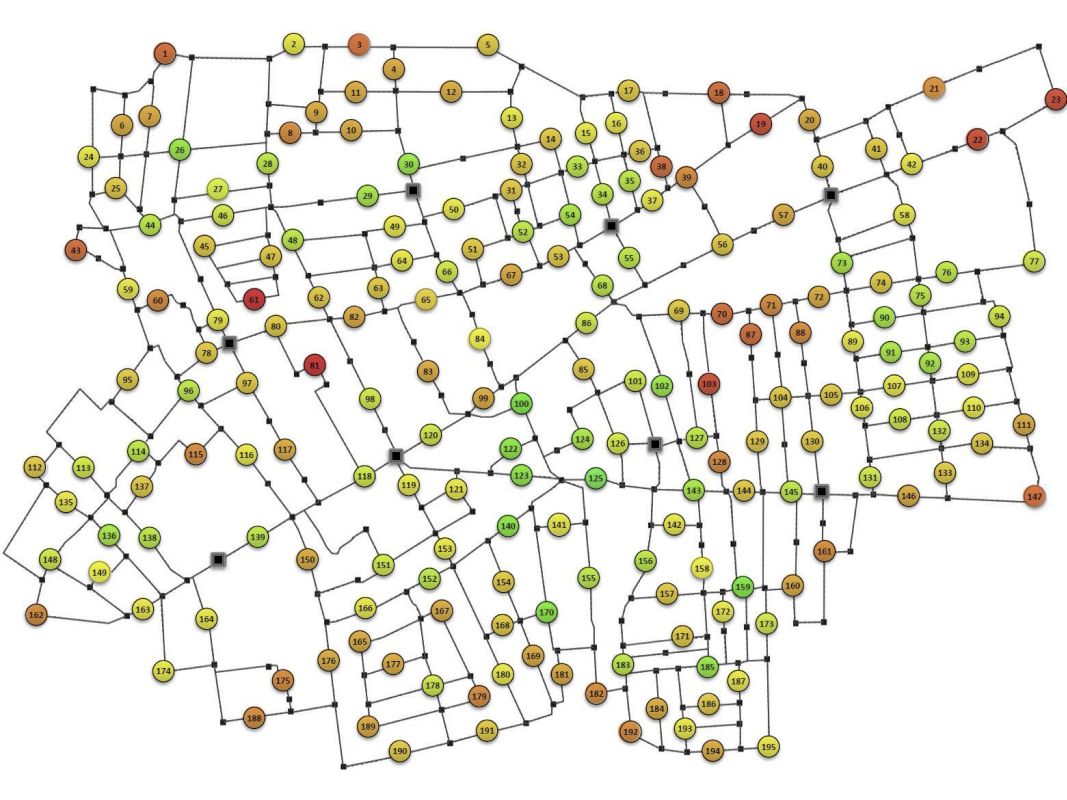
#> input picture input.png, 2133 x 1600 px (shown at 1/2 size)
$ python find_nodes_and_edges.py   (older library calls are emulated)
#> lines starting #> are read from the running program, lines starting #| are printed output that depends on the picture; after the words box and inside, x2 and y2 are one past the last pixel; in counts of white or black regions, pixels touching at a corner belong together
import cv2
import imutils
import numpy as np

input_path = 'input.png'


def label_contour(image, contour, label, font_color=(0, 0, 255)):
    """put a text label at the center of a contour

    :param image: image to draw label on
    :param contour: contour of interest (will derive center for putting text)
    :param label: text to write on contour
    :param font_color: text font color as BGR tuple
    :return: None. modifies input image in place
    """
    moments = cv2.moments(contour)
    x_center = int(moments["m10"] / moments["m00"])
    y_center = int(moments["m01"] / moments["m00"])
    cv2.putText(image,
                f'{label}',
                (x_center, y_center),
                cv2.FONT_HERSHEY_SIMPLEX,
                1.25,
                font_color,
                4)


# read image and convert to grayscale
im = cv2.imread(input_path)
#> im is the input picture: shape (1600, 2133, 3); mean B, G, R 228.3, 236.2, 236.9
im = imutils.resize(im, width=800)
#> im: shape (600, 800, 3)
gray = cv2.cvtColor(im, cv2.COLOR_BGR2GRAY)

# threshold image to more isolate edges and nodes
_, threshed_nodes = cv2.threshold(gray, 220, 255, cv2.THRESH_BINARY)
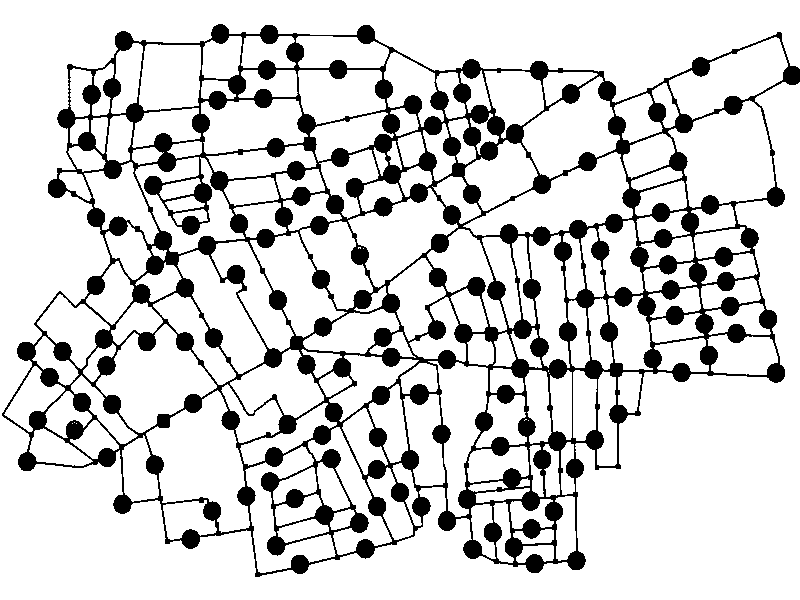
#> threshed_nodes: shape (600, 800); 83.1% white; 1 black region, box (x1, y1, x2, y2) and area: (2, 24, 800, 577) 81200
_, black_blobs = cv2.threshold(gray, 5, 255, cv2.THRESH_BINARY)
#> black_blobs: shape (600, 800); 100% white; 8 black regions (3 under 20 px), largest, box (x1, y1, x2, y2) and area: (295, 339, 300, 345) 30, (621, 144, 626, 149) 24, (456, 167, 461, 172) 24, (614, 366, 619, 371) 21, (489, 331, 494, 335) 20

# further isolate nodes
threshed_nodes = cv2.bitwise_xor(threshed_nodes, black_blobs)
#> threshed_nodes: shape (600, 800); 16.9% white; 1 white region, box (x1, y1, x2, y2) and area: (2, 24, 800, 577) 81031
threshed_nodes = cv2.erode(threshed_nodes, None)
#> threshed_nodes: shape (600, 800); 9.2% white; 422 white regions (219 under 20 px), largest, box (x1, y1, x2, y2) and area: (155, 134, 175, 171) 424, (638, 292, 655, 321) 241, (411, 385, 428, 404) 241
threshed_nodes = cv2.morphologyEx(threshed_nodes, cv2.MORPH_OPEN, np.ones((3, 3), dtype=np.uint8))
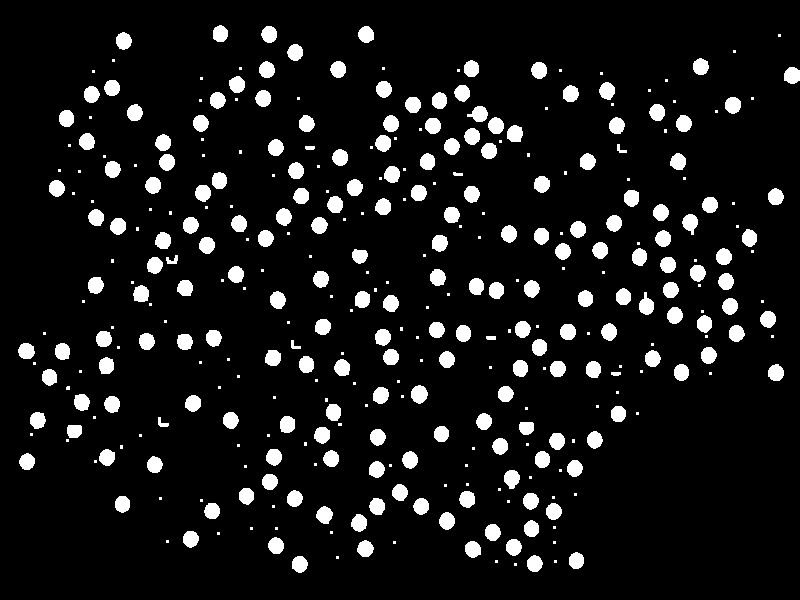
#> threshed_nodes: shape (600, 800); 8.9% white; 368 white regions (165 under 20 px)

# find contours (should be only nodes given preprocessing)
_, node_cnts, _ = cv2.findContours(threshed_nodes.copy(), cv2.RETR_EXTERNAL, cv2.CHAIN_APPROX_SIMPLE)
#> node_cnts = 368 contours, 165 with area under 20; largest, box (x1, y1, x2, y2) and area: (411, 385, 428, 404) 216, (504, 470, 520, 489) 200, (784, 67, 800, 84) 198, (316, 506, 333, 524) 196, (507, 125, 523, 142) 196

# copy input image for drawing contours on
nodes_clone = im.copy()
masked_edges = gray.copy()
for (i, c) in enumerate(node_cnts):
    area = cv2.contourArea(c)
    if 50 < area < 500:
        # draw and label contour
        cv2.drawContours(nodes_clone, [c], -1, (0, 255, 0), 2)
        cv2.drawContours(masked_edges, [c], -1, 255, -1)
        cv2.drawContours(masked_edges, [c], -1, 255, 5)
#> this loop made 368 passes
#> area on passes 5 to 7: 188, 184.5, 181
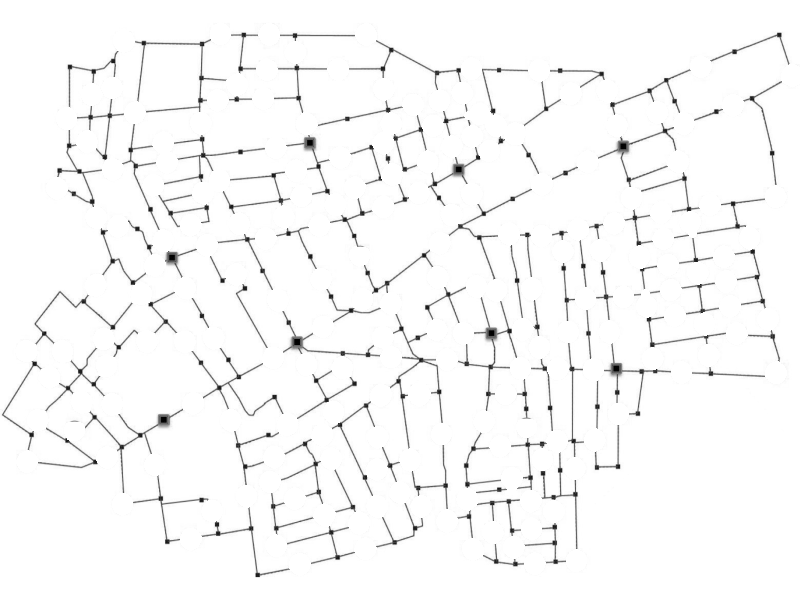
#> masked_edges: shape (600, 800); min 0, max 255, mean 248.1
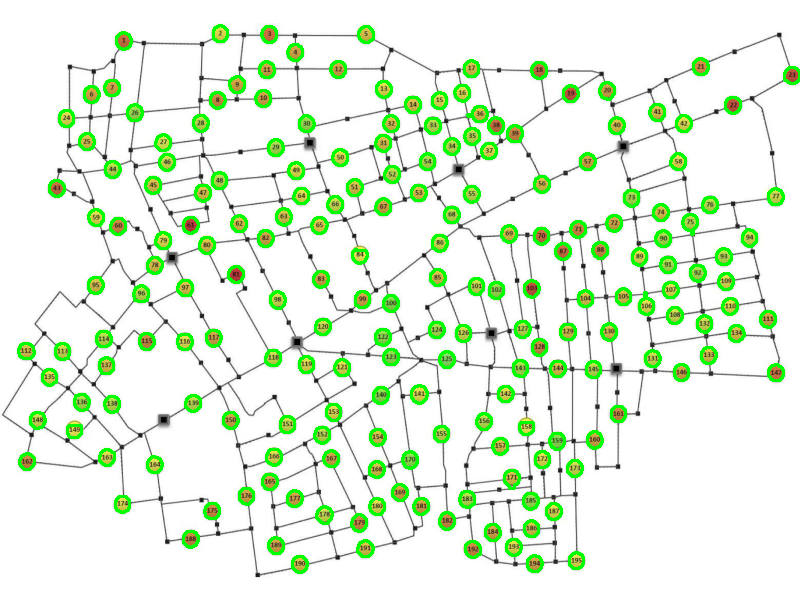
#> nodes_clone: shape (600, 800, 3); mean B, G, R 221.1, 242.9, 226

_, threshed_edges = cv2.threshold(masked_edges, 150, 255, cv2.THRESH_BINARY_INV)
#> threshed_edges: shape (600, 800); 3% white in thin lines or dots, all inside (x1, y1, x2, y2) = (2, 33, 789, 577)
threshed_edges = cv2.dilate(threshed_edges, None)
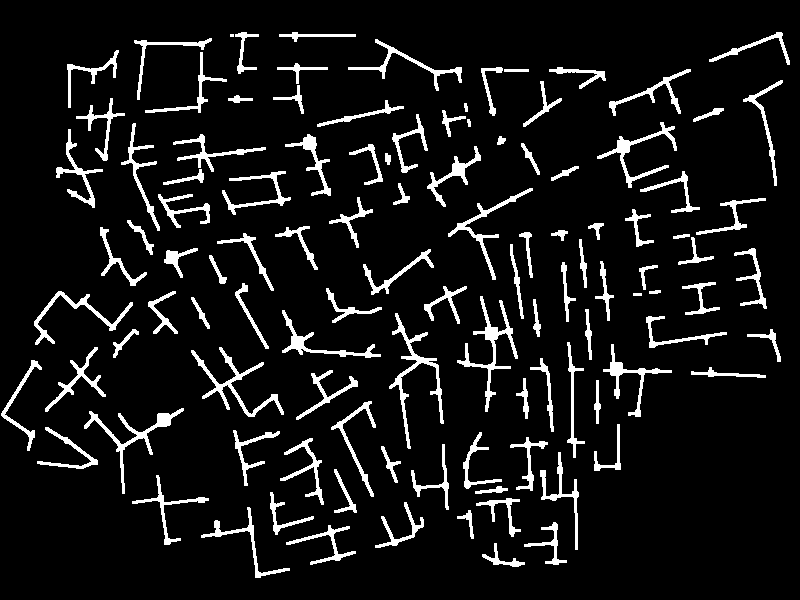
#> threshed_edges: shape (600, 800); 8.4% white; 111 white regions (1 under 20 px)

_, edge_cnts, _ = cv2.findContours(threshed_edges.copy(), cv2.RETR_EXTERNAL, cv2.CHAIN_APPROX_SIMPLE)
#> edge_cnts = 111 contours, 4 with area under 20; largest, box (x1, y1, x2, y2) and area: (389, 313, 444, 449) 845, (457, 296, 518, 412) 832, (191, 347, 284, 417) 797, (84, 408, 184, 494) 794, (597, 122, 677, 188) 645
edges_clone = im.copy()
cv2.drawContours(edges_clone, edge_cnts, -1, (0, 255, 0), 2)
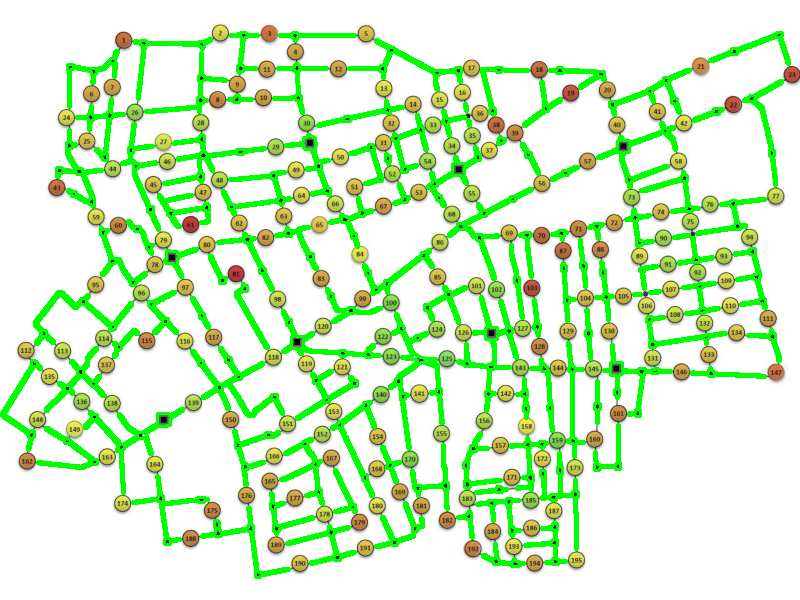
#> edges_clone: shape (600, 800, 3); mean B, G, R 200.7, 242.3, 209.3

# display results of preprocessing
cv2.imshow('Edges', imutils.resize(edges_clone, width=600))
cv2.imshow('Nodes', imutils.resize(nodes_clone, width=600))
cv2.imshow('Input Image', imutils.resize(im, width=600))
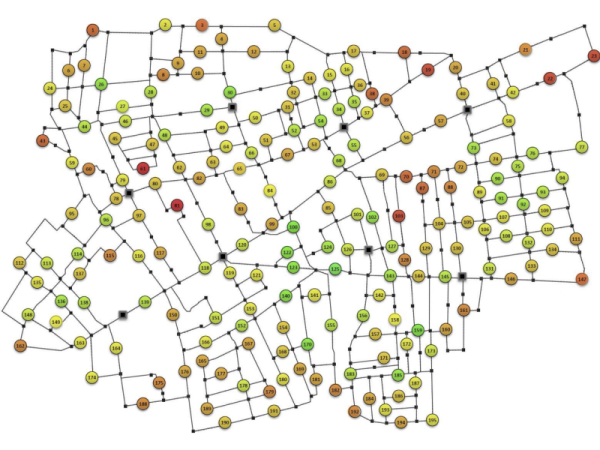
#> window 'Input Image': shape (450, 600, 3); mean B, G, R 228.3, 236.2, 236.9
cv2.waitKey(0)
